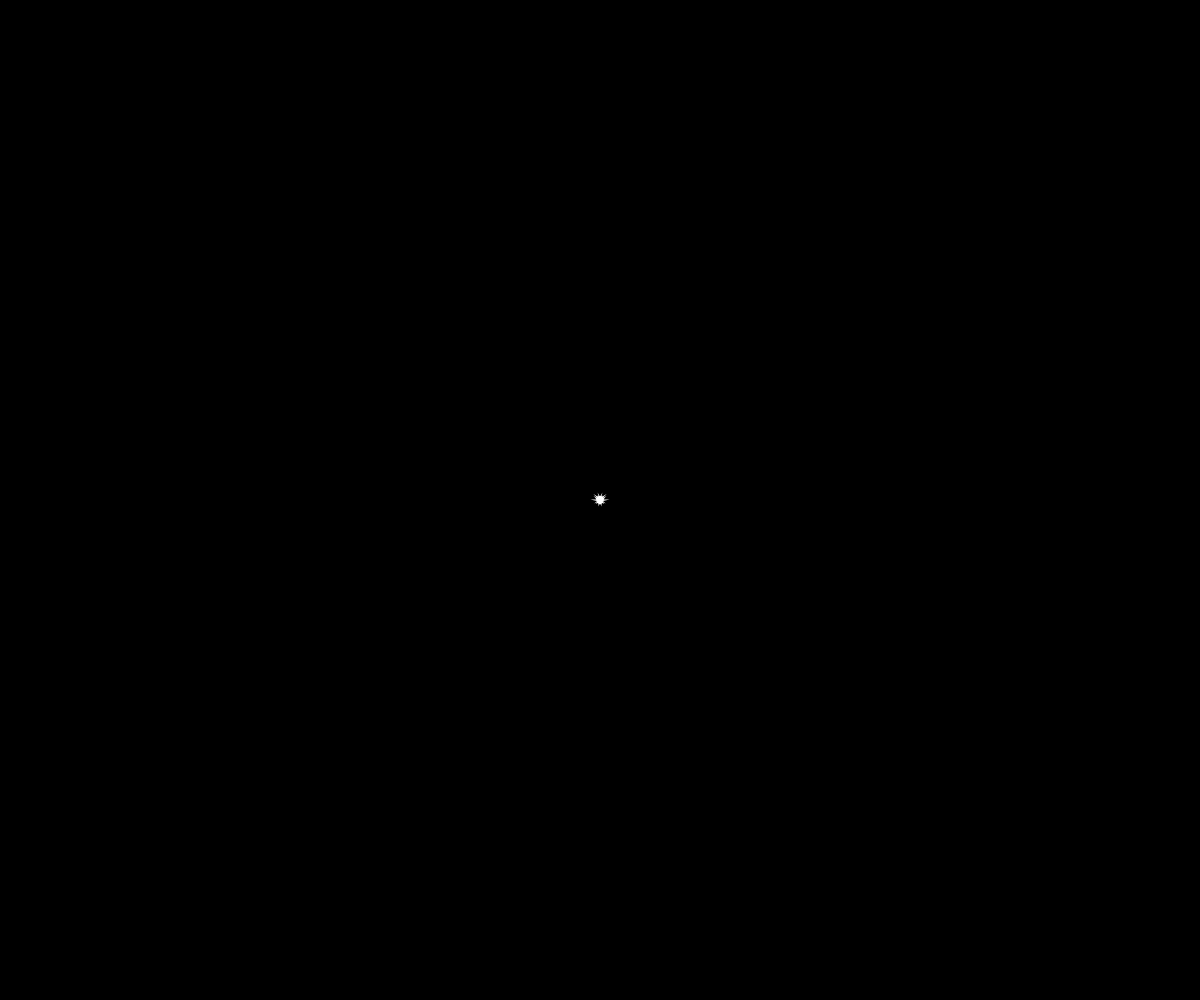
Frame 1 (no input)
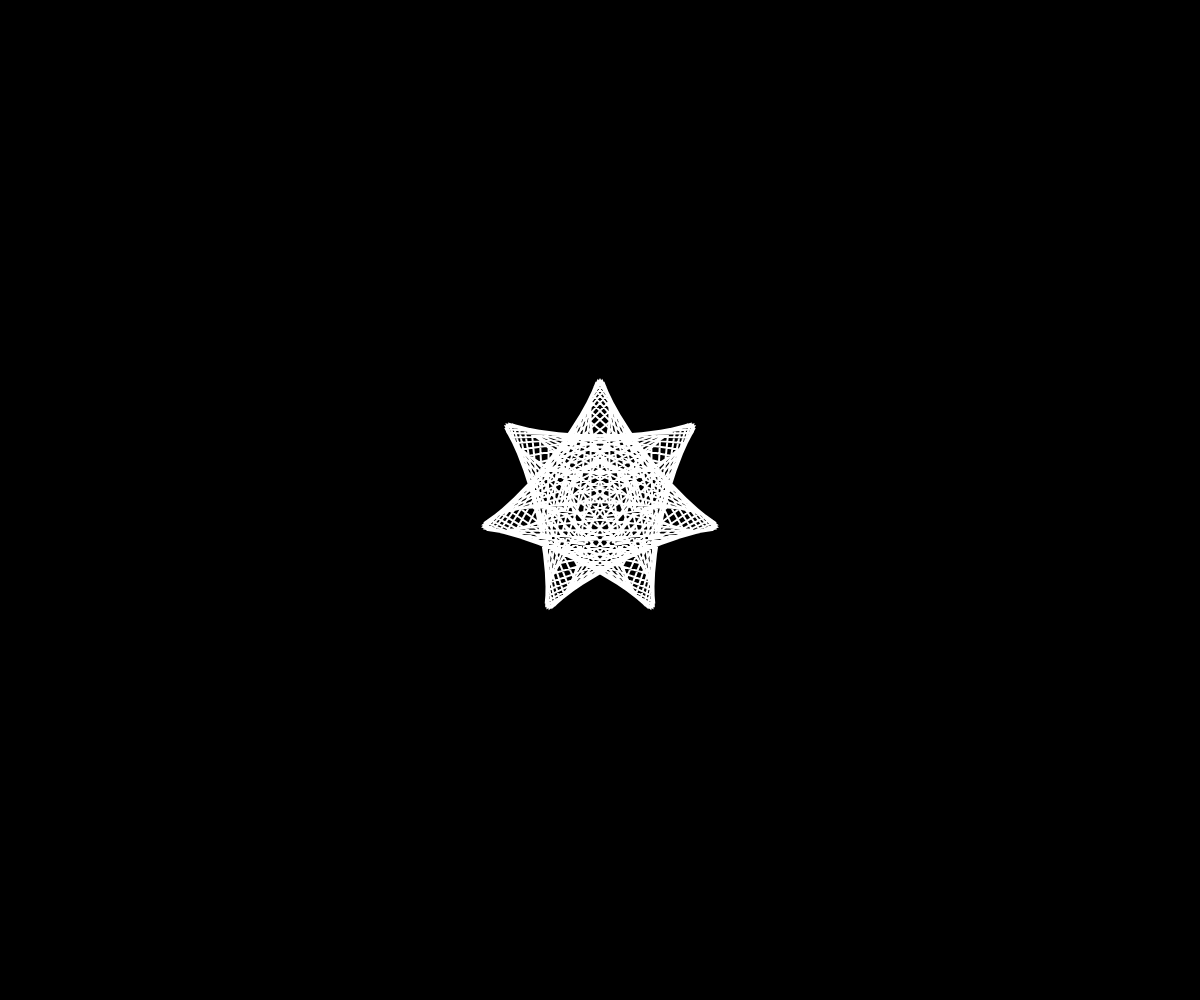
Frame 60 (no input)
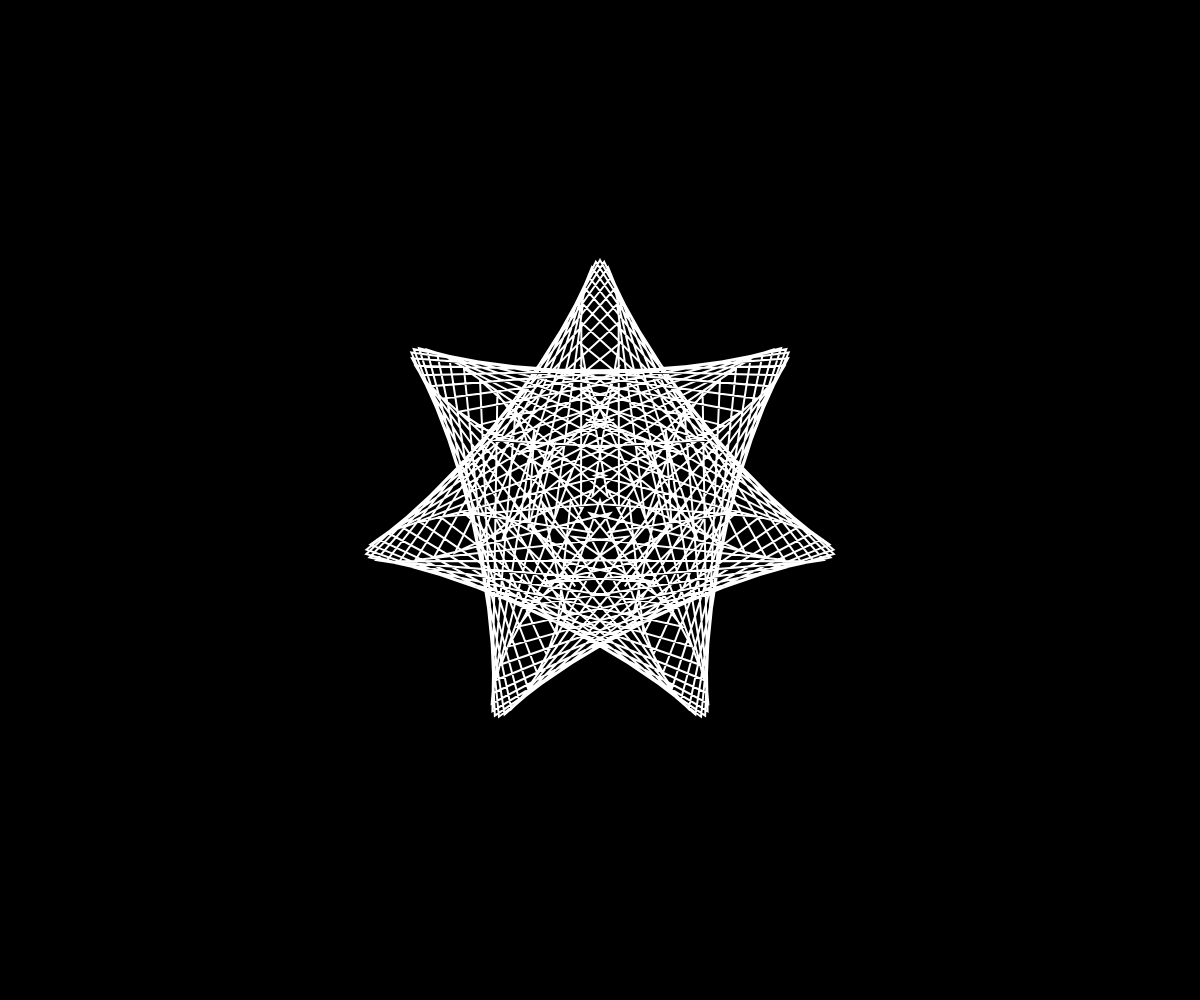
Frame 120 (the mouse pressed at the canvas centre since frame 60)

The p5.js sketch that drew these frames (run headless with seeded random() and noise() and a simulated clock; from frame 60 on, the mouse is pressed at the canvas centre):

// p5.js sketch
// ── sketch.js
// Maurer Rose parameters
let roseParams = [
  {n: 7, d: 71},   // 1) n=7, d=71
  {n: 5, d: 71},   // 2) n=5, d=71
  {n: 4, d: 79},   // 3) n=4, d=79
  {n: 7, d: 79},   // 4) n=7, d=79
  {n: 6, d: 79},   // 5) n=6, d=79
  {n: 7, d: 79},   // 6) n=7, d=79
  {n: 9, d: 71},   // 7) n=9, d=71
  {n: 11, d: 71},  // 8) n=11, d=71
  {n: 16, d: 71},  // 9) n=16, d=71
  {n: 66, d: 171}  // 10) n=66, d=171
];

let totalPoints = 360; // Total points to draw
let maxRadius; // Maximum radius for all roses
let currentRadius = 0; // Current radius
let growing = true; // To track if rose is growing or shrinking
let rotating = false; // To track if rotation is happening for a rose
let angle = 0; // Angle for rotation
let currentRoseIndex = 0; // Track the current rose being drawn
let randomN, randomD; // For random n and d values in the 11th rose

function setup() {
  createCanvas(windowWidth, windowHeight); // Set canvas size to full screen
  background(0); // Black background
  stroke(255); // White lines for Maurer Roses
  strokeWeight(2); // Line thickness
  noFill(); // No fill for shapes
  
  maxRadius = min(windowWidth, windowHeight) * 0.4; // Max radius is 40% of the smallest screen dimension
  randomN = floor(random(3, 20)); // Random n for the first random rose
  randomD = floor(random(50, 180)); // Random d for the first random rose
}

function draw() {
  background(0); // Clear the background with black each frame
  translate(width / 2, height / 2); // Move origin to center of canvas
  
  // Determine parameters for the current rose
  let n, d;
  if (currentRoseIndex < roseParams.length) {
    // Use predefined values for the first 10 roses
    n = roseParams[currentRoseIndex].n;
    d = roseParams[currentRoseIndex].d;
  } else {
    // Use random values for the 11th rose
    n = randomN;
    d = randomD;
  }

  // Rotate canvas if rotating for the current rose
  if (rotating) {
    angle += PI / 180; // Increment rotation angle
    rotate(angle);
    
    if (angle >= TWO_PI) { // After 1 full rotation (360 degrees)
      angle = 0; // Reset the angle
      rotating = false; // Stop rotation
      growing = false; // Start shrinking the current rose
    }
  }

  // Control the growing and shrinking of the current rose
  if (growing) {
    currentRadius += 2; // Increment radius during growth
    if (currentRadius >= maxRadius) {
      currentRadius = maxRadius; // Cap the radius
      rotating = true; // Start rotation when fully grown
    }
  } else {
    currentRadius -= 2; // Decrement radius during shrinking
    if (currentRadius <= 0) {
      currentRadius = 0; // Reset radius
      angle = 0; // Reset rotation angle
      currentRoseIndex++; // Move to the next rose

      // After the 11th (random) rose, reset to the 1st rose
      if (currentRoseIndex > roseParams.length) {
        currentRoseIndex = 0; // Reset to the first rose for endless loop
      }

      // Generate new random n and d for the next random rose
      if (currentRoseIndex == roseParams.length) {
        randomN = floor(random(3, 20)); // Random n between 3 and 20
        randomD = floor(random(50, 180)); // Random d between 50 and 180
      }

      growing = true; // Start growing the next rose
    }
  }
  
  // Draw the current Maurer Rose
  drawMaurerRose(n, d, currentRadius, totalPoints);
}

// Function to draw a Maurer Rose
function drawMaurerRose(n, d, radius, totalPoints) {
  beginShape();
  for (let i = 0; i <= totalPoints; i++) {
    let k = i * d * PI / 180; // Angle in radians
    let r = radius * sin(n * k); // Radius
    let x = r * cos(k); // X coordinate
    let y = r * sin(k); // Y coordinate
    vertex(x, y); // Draw vertex at (x, y)
  }
  endShape(CLOSE); // Connect the last point to the first
}

// Resize canvas dynamically on window resize
function windowResized() {
  resizeCanvas(windowWidth, windowHeight);
  maxRadius = min(windowWidth, windowHeight) * 0.4; // Adjust max radius dynamically
}
